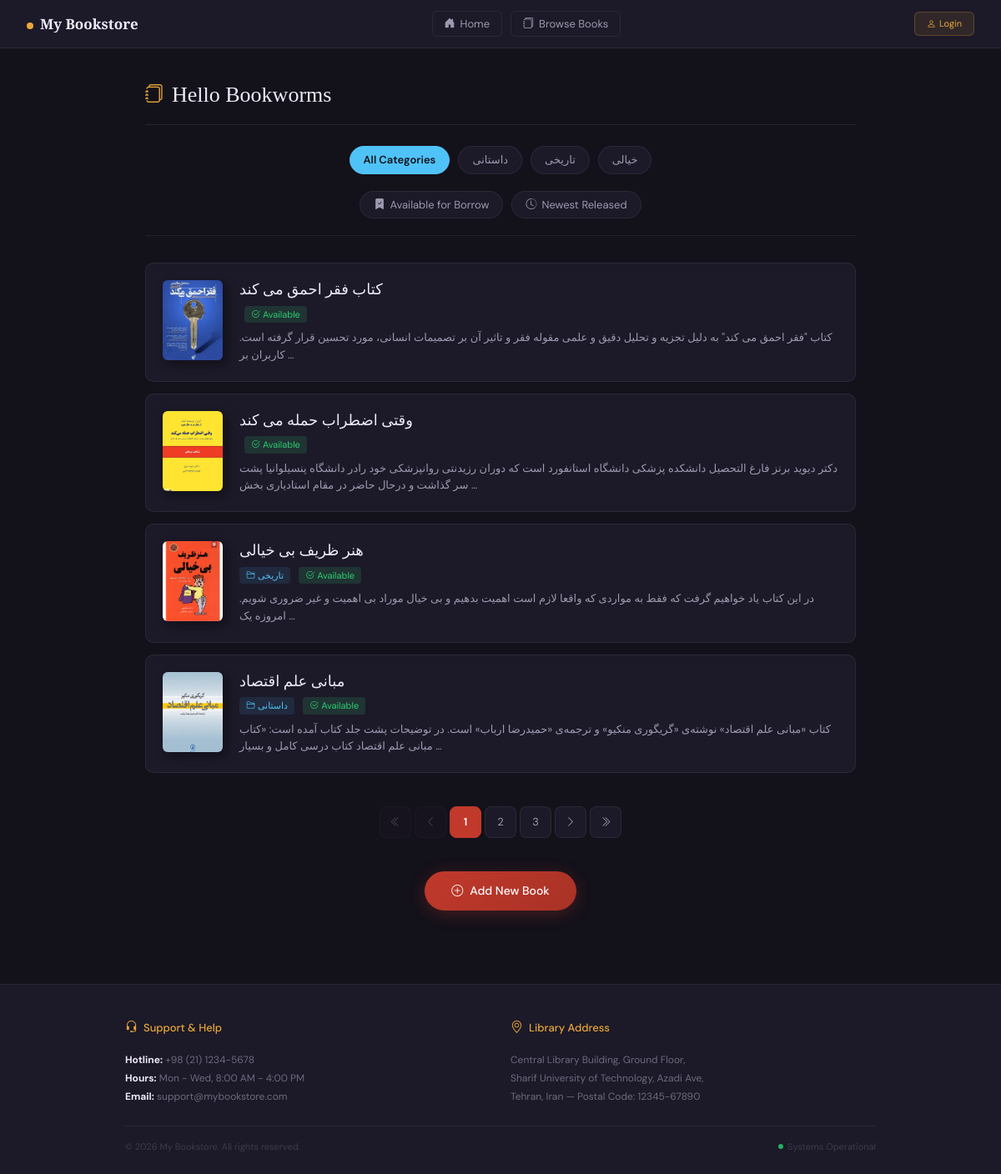
The page /books/ on the database its author committed.
### books/models.py (models this page shows, shortened)
class Category(models.Model):
    name = models.CharField(max_length=100, verbose_name="نام دسته‌بندی")
    slug = models.SlugField(max_length=100, unique=True, allow_unicode=True, verbose_name="اسلاگ (نشانی وب)")
    class Meta:
        verbose_name = "دسته‌بندی"
        verbose_name_plural = "دسته‌بندی‌ها"

class Book(models.Model):
    APPROVAL_STATUS_CHOICES = [
        ('pending', 'در انتظار تأیید'),
        ('approved', 'تأیید شده'),
        ('rejected', 'رد شده'),
    ]
    user = models.ForeignKey(settings.AUTH_USER_MODEL, on_delete=models.SET_NULL, null=True, blank=True)
    title = models.CharField(max_length=200)
    author = models.CharField(max_length=200)
    description = models.TextField()
    price = models.DecimalField(max_digits=10, decimal_places=2)
    covers = models.ImageField(upload_to='covers/', blank=True)
    is_available = models.BooleanField(default=True)
    approval_status = models.CharField(
        max_length=20,
        choices=APPROVAL_STATUS_CHOICES,
        default='approved',
        verbose_name="وضعیت تأیید"
    )
    reviewed_by = models.ForeignKey(
        settings.AUTH_USER_MODEL,
        on_delete=models.SET_NULL,
        null=True,
        blank=True,
        related_name='reviewed_books',
        verbose_name="بررسی‌شده توسط"
    )
    reviewed_at = models.DateTimeField(null=True, blank=True, verbose_name="تاریخ بررسی")
    rejection_reason = models.TextField(blank=True, default='', verbose_name="دلیل رد شدن")
    created_at = models.DateTimeField(auto_now_add=True, null=True, blank=True)
    category = models.ForeignKey(
        Category,
        on_delete=models.SET_NULL,
        null=True,
        blank=True,
        related_name='books',
        verbose_name="دسته‌بندی"
    )
    wishlist = models.ManyToManyField(
        settings.AUTH_USER_MODEL,
        blank=True,
        related_name='wishlist_books'
    )
    waitlist = models.ManyToManyField(
        settings.AUTH_USER_MODEL,
        blank=True,
        related_name='waitlist_books'
    )
    def get_absolute_url(self):
        return reverse('books:book_detail', args=[self.id])

### books/views.py (the view)
# urls.py: path('', views.BookListView.as_view(), name='book_list'),
class BookListView(generic.ListView):
    model = Book
    template_name = 'books/book_list.html'
    context_object_name = 'books'
    paginate_by = 4
    def get_queryset(self):
        queryset = Book.objects.all()
        category_slug = self.request.GET.get('category')
        if category_slug:
            queryset = queryset.filter(category__slug=category_slug)
        status = self.request.GET.get('status')
        if status == 'available':
            queryset = queryset.filter(is_available=True)
        sort = self.request.GET.get('sort')
        if sort == 'newest':
            queryset = queryset.order_by('-id')
        return queryset
    def get_context_data(self, **kwargs):
        context = super().get_context_data(**kwargs)
        context['categories'] = Category.objects.all()
        return context

### books/templates/books/book_list.html (shortened to what this page needs)
{% extends '_base.html' %}
{% block content %}
<link rel="stylesheet" href="https://cdn.jsdelivr.net/npm/bootstrap-icons@1.11.3/font/bootstrap-icons.min.css">
<div class="list-header">
  <h2><i class="bi bi-journals"></i> Hello Bookworms</h2>
</div>
<div class="category-bar">
    <a href="{% url 'books:book_list' %}" class="category-badge {% if not request.GET.category %}active{% endif %}">
        All Categories
    </a>
    {% for cat in categories %}
        <a href="?category={{ cat.slug }}" class="category-badge ">
            {{ cat.name }}
        </a>
    {% endfor %}
</div>
<div class="filter-tools-wrap">
    <a href="?{% if request.GET.status == 'available' %}status=all{% else %}status=available{% endif %}"
       class="filter-badge {% if request.GET.status == 'available' %}active{% endif %}">
        <i class="bi bi-bookmark-check-fill"></i> Available for Borrow
    </a>
    <a href="?{% if request.GET.sort == 'newest' %}sort=default{% else %}sort=newest{% endif %}"
       class="filter-badge {% if request.GET.sort == 'newest' %}active{% endif %}">
        <i class="bi bi-clock-history"></i> Newest Released
    </a>
</div>
{% for book in books %}
  <div class="book-card">
    <div class="book-cover">
      {% if book.covers %}
        <img src="{{ book.covers.url }}" alt="{{ book.title }}">
      {% else %}
        <div class="book-cover-placeholder">📖</div>
      {% endif %}
    </div>
    <div class="book-info">
      <a href="{{ book.get_absolute_url }}" class="book-title">
        {{ book.title|capfirst }}
      </a>
      <br>
      {% if book.category %}
        <span class="book-category-tag"><i class="bi bi-folder2"></i> {{ book.category.name }}</span>
      {% endif %}
      {% if book.is_available %}
        <span class="book-status-badge status-available"><i class="bi bi-check2-circle"></i> Available</span>
      {% else %}
        <span class="book-status-badge status-borrowed"><i class="bi bi-exclamation-circle"></i> Borrowed</span>
      {% endif %}
      <p class="book-desc">{{ book.description|truncatewords:28 }}</p>
    </div>
  </div>
{% empty %}
  <div class="empty-state">
    <i class="bi bi-book"></i>
    <p>No books match the selected filters or category.</p>
  </div>
{% endfor %}
{% if page_obj.paginator.num_pages > 1 %}
<div class="pagination-wrap">
  <a class="pg-btn {% if not page_obj.has_previous %}disabled{% endif %}"
     href="{% if page_obj.has_previous %}?page=1{% if request.GET.category %}&category={{ request.GET.category }}{% endif %}{% if request.GET.status %}&status={{ request.GET.status }}{% endif %}{% if request.GET.sort %}&sort={{ request.GET.sort }}{% endif %}{% else %}#{% endif %}"
     title="First Page">
    <i class="bi bi-chevron-double-left"></i>
  </a>
  <a class="pg-btn {% if not page_obj.has_previous %}disabled{% endif %}"
     href="{% if page_obj.has_previous %}?page={{ page_obj.previous_page_number }}{% if request.GET.category %}&category={{ request.GET.category }}{% endif %}{% if request.GET.status %}&status={{ request.GET.status }}{% endif %}{% if request.GET.sort %}&sort={{ request.GET.sort }}{% endif %}{% else %}#{% endif %}"
     title="Previous Page">
    <i class="bi bi-chevron-left"></i>
  </a>
  {% for num in page_obj.paginator.page_range %}
    {% if page_obj.number == num %}
      <span class="pg-btn active">{{ num }}</span>
    {% elif num > page_obj.number|add:'-3' and num < page_obj.number|add:'3' %}
      <a class="pg-btn" href="?page={{ num }}">{{ num }}</a>
    {% endif %}
  {% endfor %}
  <a class="pg-btn {% if not page_obj.has_next %}disabled{% endif %}"
     href="{% if page_obj.has_next %}?page={{ page_obj.next_page_number }}{% else %}#{% endif %}"
     title="Next Page">
    <i class="bi bi-chevron-right"></i>
  </a>
  <a class="pg-btn {% if not page_obj.has_next %}disabled{% endif %}"
     href="{% if page_obj.has_next %}?page={{ page_obj.paginator.num_pages }}{% else %}#{% endif %}"
     title="Last Page">
    <i class="bi bi-chevron-double-right"></i>
  </a>
</div>
{% endif %}
<div class="add-book-wrap">
  <a href="{% url 'books:book_create' %}" class="add-book-btn">
    <i class="bi bi-plus-circle"></i>
    Add New Book
  </a>
</div>
{% endblock %}

### templates/_base.html (style rules this page uses)
:root { --ink: #13111a; --surface: #1c1928; --surface2: #241f35; --accent: #c0392b; --accent2: #e8a838; --muted: #6e6a80; --border: rgba(255,255,255,.07); --text: #ede9f8; --text-dim: #9d99b0; }
body { background: var(--ink); color: var(--text); font-family: 'DM Sans', sans-serif; min-height: 100vh; display: flex; flex-direction: column; direction: ltr; }
a { color: var(--accent2); text-decoration: none; }

### books/templates/books/book_list.html (style rules this page uses)
:root { --ink: #13111a; --surface: #1c1928; --surface2: #241f35; --accent: #c0392b; --accent2: #e8a838; --muted: #6e6a80; --border: rgba(255,255,255,.07); --text: #ede9f8; --text-dim: #9d99b0; --cyan: #4FC3F7; }
.list-header { display: flex; align-items: center; justify-content: space-between; margin-bottom: 25px; padding-bottom: 20px; border-bottom: 1px solid var(--border); direction: ltr; }
.list-header h2 { font-family: 'Playfair Display', serif; font-size: 26px; color: var(--text); margin: 0; display: flex; align-items: center; gap: 10px; }
.list-header h2 i { color: var(--accent2); font-size: 22px; }
.category-bar { display: flex; gap: 10px; flex-wrap: wrap; margin-bottom: 20px; justify-content: center; direction: ltr; }
.filter-tools-wrap { display: flex; gap: 10px; flex-wrap: wrap; margin-bottom: 32px; padding-bottom: 20px; border-bottom: 1px solid var(--border); justify-content: center; direction: ltr; }
.category-badge, .filter-badge { background: var(--surface); color: var(--text-dim); border: 1px solid var(--border); padding: 6px 16px; border-radius: 50px; font-size: 13px; text-decoration: none; transition: all .25s; display: inline-flex; align-items: center; gap: 6px; }
.category-badge:hover, .category-badge.active { background: var(--cyan); color: var(--ink); border-color: var(--cyan); font-weight: 600; text-decoration: none; }
.book-card { display: flex; gap: 20px; align-items: flex-start; background: var(--surface); border: 1px solid var(--border); border-radius: 10px; padding: 20px; margin-bottom: 14px; transition: transform .25s, border-color .25s, box-shadow .25s; position: relative; overflow: hidden; direction: ltr; }
.book-card::before { content: ''; position: absolute; left: 0; top: 0; bottom: 0; width: 3px; background: transparent; transition: background .25s; border-radius: 10px 0 0 10px; }
.book-cover { flex-shrink: 0; width: 72px; height: 96px; border-radius: 6px; overflow: hidden; box-shadow: 4px 4px 12px rgba(0,0,0,.4); }
.book-cover img { width: 100%; height: 100%; object-fit: cover; }
.book-info { flex: 1; min-width: 0; text-align: left; }
.book-title { font-family: 'Playfair Display', serif; font-size: 18px; color: var(--text); text-decoration: none; display: inline-block; margin-bottom: 4px; line-height: 1.3; transition: color .2s; }
.book-category-tag { display: inline-block; font-size: 11px; background: rgba(82, 195, 247, 0.1); color: var(--cyan); padding: 2px 8px; border-radius: 4px; margin-bottom: 8px; }
.book-status-badge { display: inline-block; font-size: 11px; padding: 2px 8px; border-radius: 4px; margin-left: 6px; margin-bottom: 8px; }
.status-available { background: rgba(46, 204, 113, 0.15); color: #2ecc71; }
.book-desc { font-size: 13px; color: var(--text-dim); line-height: 1.6; margin: 0; }
.pagination-wrap { display: flex; justify-content: center; margin-top: 40px; gap: 4px; direction: ltr; }
.pg-btn { display: flex; align-items: center; justify-content: center; min-width: 38px; height: 38px; padding: 0 10px; background: var(--surface); border: 1px solid var(--border); border-radius: 8px; color: var(--text-dim); font-size: 13px; text-decoration: none; transition: background .2s, border-color .2s, color .2s; }
.pg-btn.active { background: var(--accent); border-color: var(--accent); color: #fff; font-weight: 600; }
.pg-btn.disabled { opacity: 0.35; pointer-events: none; cursor: not-allowed; }
.add-book-btn { display: inline-flex; align-items: center; gap: 8px; margin: 40px auto 0; padding: 13px 32px; background: linear-gradient(135deg, var(--accent), #a93226); color: #fff; border-radius: 50px; font-size: 14px; font-weight: 500; font-family: 'DM Sans', sans-serif; text-decoration: none; transition: opacity .2s, transform .2s, box-shadow .2s; box-shadow: 0 4px 20px rgba(192,57,43,.3); }
.add-book-wrap { display: flex; justify-content: center; }

### rows shown on the page
Category: name "داستانی"
Category: name "تاریخی"
Category: name "خیالی"
Book: covers (picture), title "کتاب فقر احمق می کند", is_available True (drawn), description "کتاب \"فقر احمق می کند\" به دلیل تجزیه و تحلیل دقیق و علمی مقوله فقر و تاثیر آن بر تصمیمات انسانی، مورد تحسین قرار گرفته است. کاربران بر …"
Book: covers (picture), title "وقتی اضطراب حمله می کند", is_available True (drawn), description "دکتر دیوید برنز فارغ التحصیل دانشکده پزشکی دانشگاه استانفورد است که دوران رزیدنتی روانپزشکی خود رادر دانشگاه پنسیلوانیا پشت سر گذاشت و درحال حاضر در مقام استادیاری بخش …"
Book: covers (picture), title "هنر ظریف بی خیالی", category.name "تاریخی", is_available True (drawn), description "در این کتاب یاد خواهیم گرفت که فقط به مواردی که واقعا لازم است اهمیت بدهیم و بی خیال موراد بی اهمیت و غیر ضروری شویم. امروزه یک …"
Book: covers (picture), title "مبانی علم اقتصاد", category.name "داستانی", is_available True (drawn), description "کتاب «مبانی علم اقتصاد» نوشته‌ی «گریگوری منکیو» و ترجمه‌ی «حمیدرضا ارباب» است. در توضیحات پشت جلد کتاب آمده است: «کتاب مبانی علم اقتصاد کتاب درسی کامل و بسیار …"

### other values the page prints
{{ num }} "1"
{{ num }} "2" "3"
